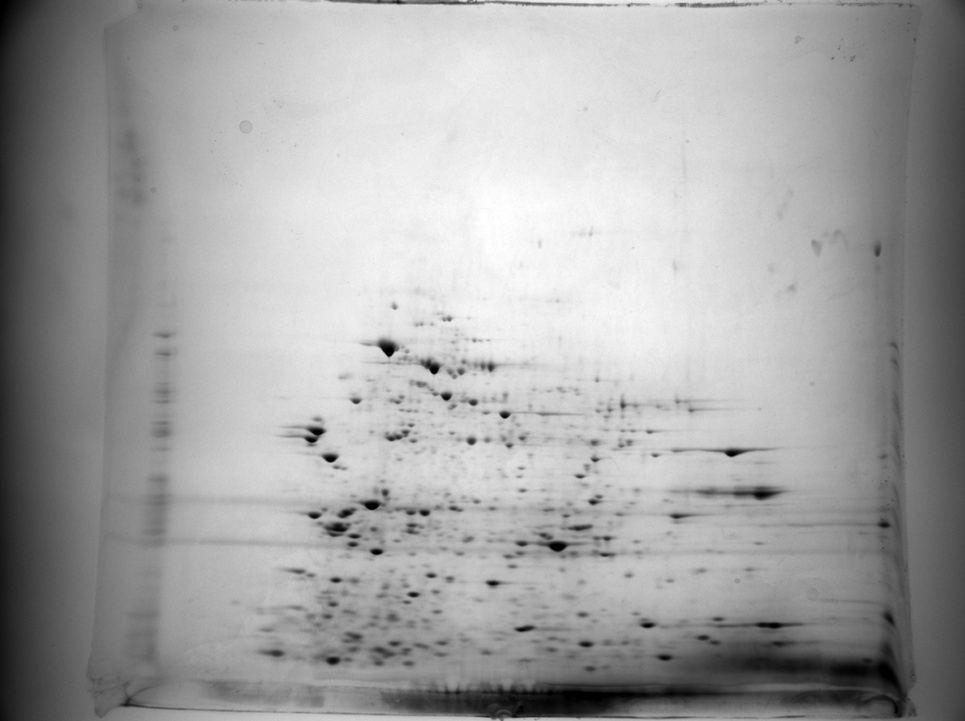
#> input picture tests/enumerated/0.jpg, 965 x 721 px, shrunk from 6008 x 4489 before the run
$ python test.py
#> lines starting #> are read from the running program, lines starting #| are printed output that depends on the picture
import os

import cv2 as cv
import numpy as np
from matplotlib import pyplot as plt
from PIL import Image


# [6 lines of commented-out code are left out]

def modify_white(img):
    l = 0
    pil_img = Image.fromarray(img)
    w, h = pil_img.size
    pixmap = pil_img.load()
    pixels = []
    for y in range(w):
        for x in range(h):
            l += pixmap[y, x]
    sr = l // (w * h)
    for y in range(w):
        for x in range(h):
            if pixmap[y, x] < sr:
                pixels.append((x, y))
    return pil_img, pixels


def modify_black(img):
    l = 0
    pil_img = Image.fromarray(img)
    w, h = pil_img.size
    pixmap = pil_img.load()
    pixels = []
    for y in range(w):
        for x in range(h):
            l += pixmap[y, x]
    sr = l // (w * h)
    for y in range(w):
        for x in range(h):
            if pixmap[y, x] > sr:
                pixels.append((x, y))
    return pil_img, pixels


img1 = cv.imread(f"./enumerated/0.jpg", cv.IMREAD_GRAYSCALE)
#> img1 is the input picture: shape (721, 965); min 0, max 255, mean 162.7
img2 = cv.imread(f"./enumerated/1.jpg", cv.IMREAD_GRAYSCALE)
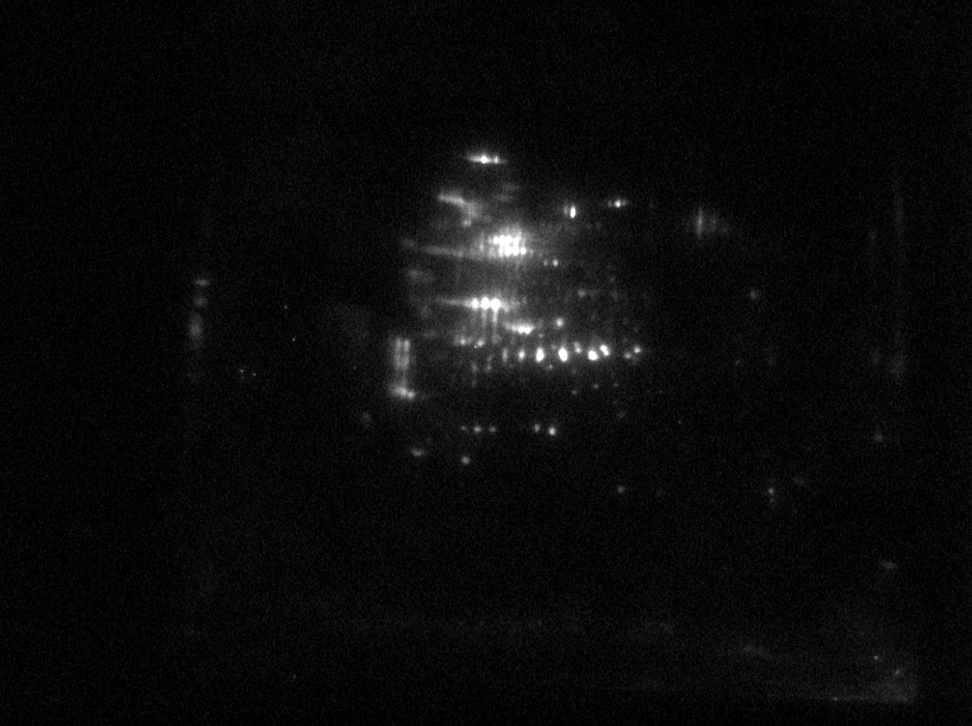
#> input picture tests/enumerated/1.jpg, 972 x 726 px, shrunk from 6052 x 4521 before the run
#> img2 is the input picture: shape (726, 972); min 0, max 255, mean 10.7

print("Loaded")
# print(image)

pil_img1, pixels1 = modify_white(img1)
#> after the loop in modify_white, `for y in range(w):`: l = 113229296
#> in modify_white, `sr = l // (w * h)`: sr = 162
#> pixels1 = 310268 items
print("Checked 1")
pil_img2, pixels2 = modify_black(img2)
#> after the loop in modify_black, `for y in range(w):`: l = 7558070
#> in modify_black, `sr = l // (w * h)`: sr = 10
#> pixels2 = 185305 items

print("Checked 2")
pix1 = pil_img1.load()
pix2 = pil_img2.load()
w1, h1 = pil_img1.size
#> w1 = 965; h1 = 721
w2, h2 = pil_img2.size
#> w2 = 972; h2 = 726
new = Image.new("RGBA", pil_img2.size)
#> new: PIL image 972x726 RGBA; every value is 0
new.paste(pil_img2)
# [14 lines of commented-out code are left out]
print(f"Viewing {len(pixels1) * len(pixels2)} elements")
#| Viewing 57494211740 elements
out = list(set(pixels1) & set(pixels2))
#> out = 52304 items
print(len(out))
#| 52304
print(f"Coloring {len(out)} pixels")
#| Coloring 52304 pixels
for x, y in out:
    try:
        new.putpixel((y, x), (255, 0, 0))
    except:
        print(y, x)
#> this loop made 52304 passes
#> (x, y) on passes 1 to 3: (610, 832), (684, 781), (587, 848)
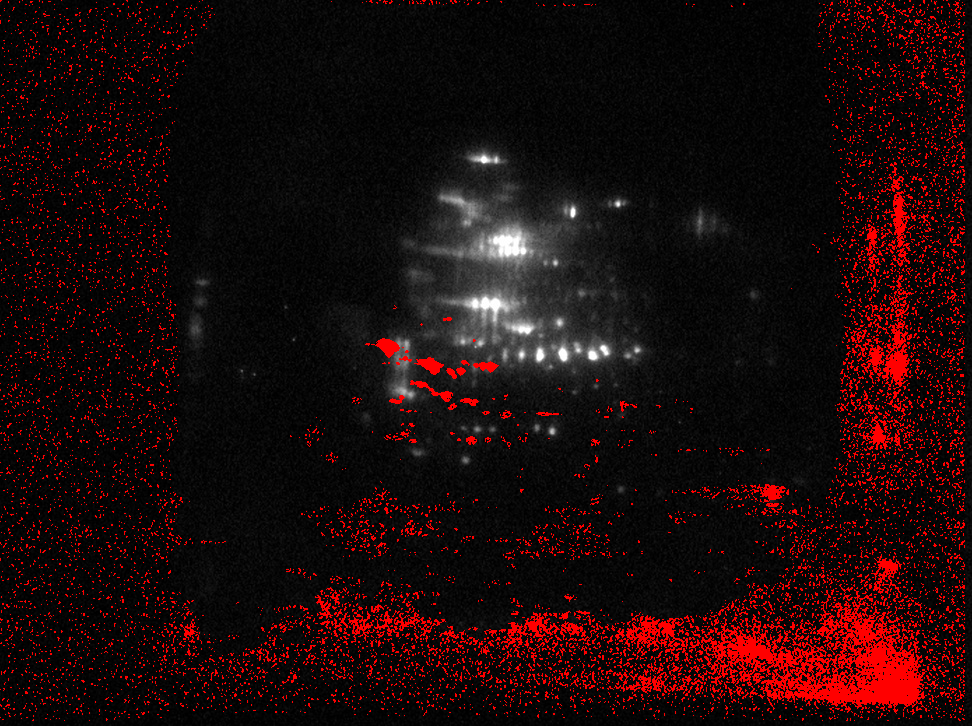
#> new: PIL image 972x726 RGBA; mean R, G, B, A 28.5, 9.6, 9.6, 255
print("Done")
new.show()
new.save("out.png")
